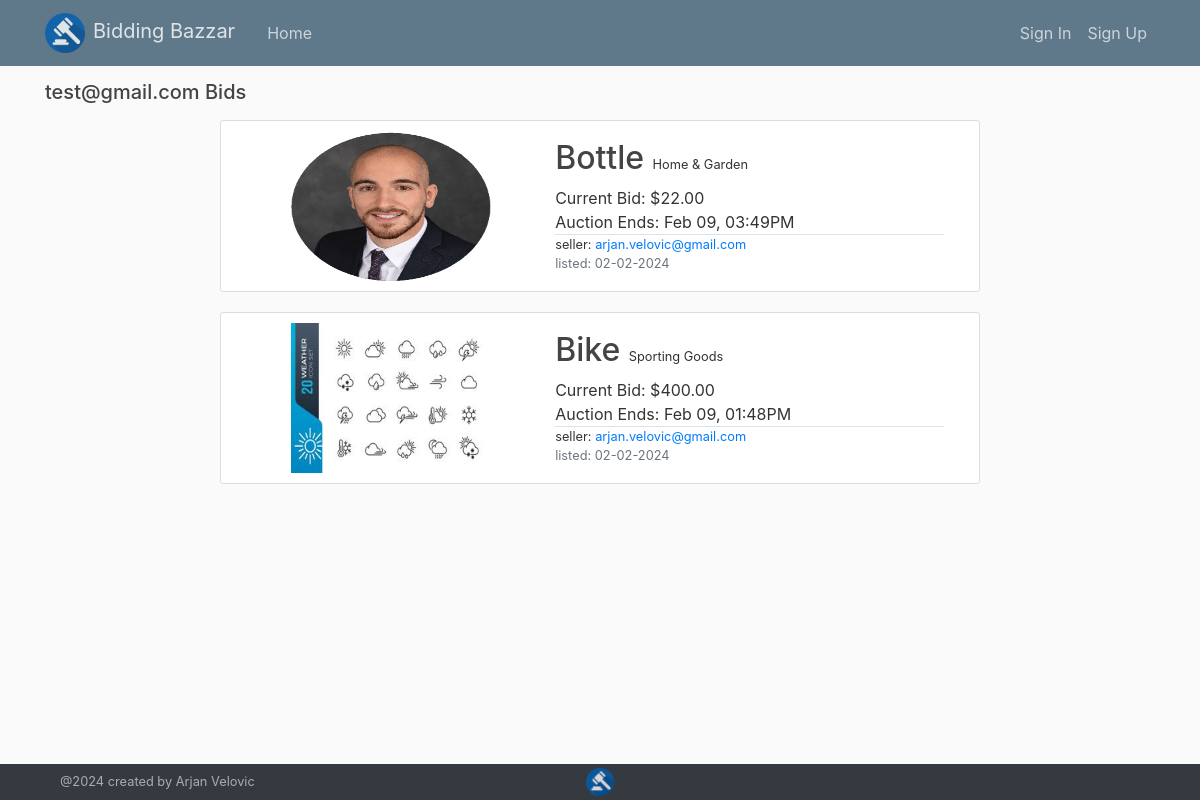
Page /bids/test@gmail.com on the earlier database version.
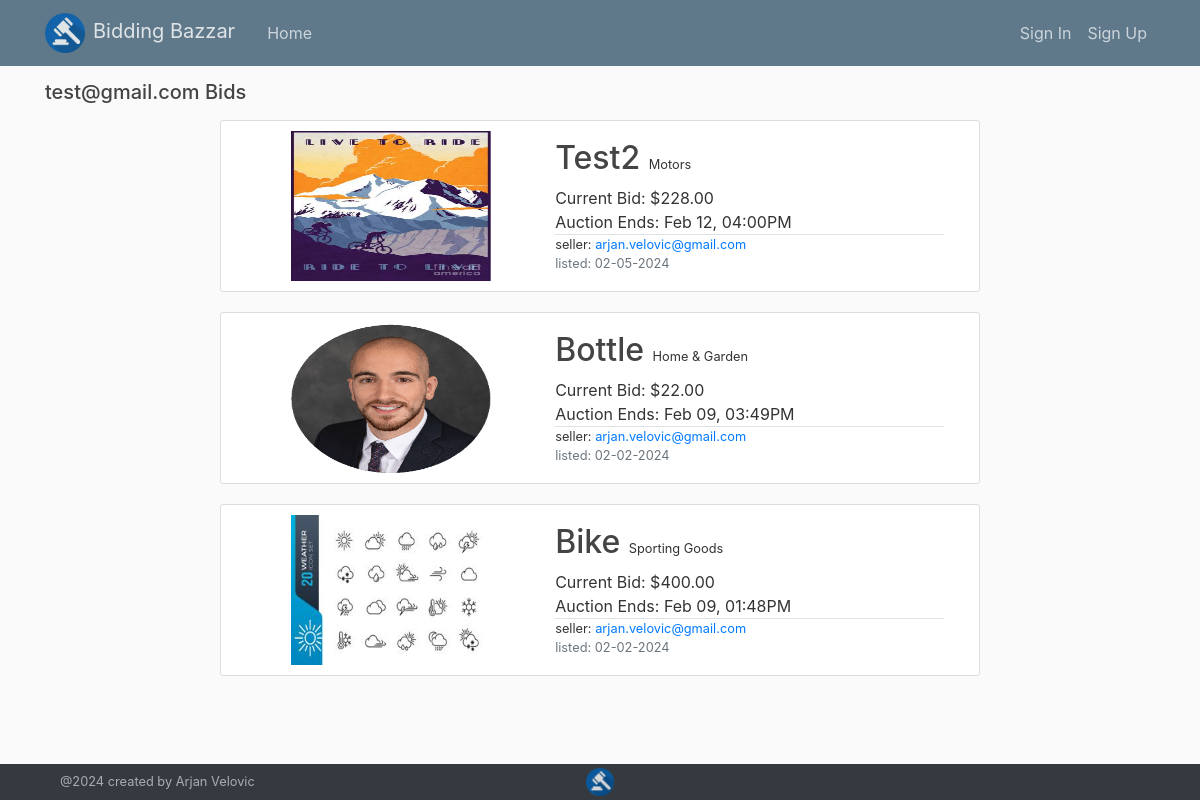
Same page on the later database version.
### flaskmarket/models.py (models this page shows, shortened)
class User(db.Model, UserMixin):
    id = db.Column(db.Integer, primary_key=True)
    firstname = db.Column(db.String(100), nullable=False)
    lastname = db.Column(db.String(100), nullable=False)
    address = db.Column(db.String(200), nullable=False)
    phonenumber = db.Column(db.String(20), nullable=False)
    email = db.Column(db.String(120), unique=True, nullable=False)
    image_file = db.Column(db.String(20), nullable=False, default='default.jpg')
    password = db.Column(db.String(60), nullable=False)
    datecreated = db.Column(db.DateTime, nullable=False, default=datetime.utcnow)
    posts = db.relationship('Item', backref='author', lazy=True)
    bids = db.relationship('Bid', backref='bidder', lazy=True)
    watching = db.relationship('Watchlist', backref='watcher', lazy=True)

class Bid(db.Model):
    id = db.Column(db.Integer, primary_key=True)
    bidvalue = db.Column(db.Numeric, nullable=False)
    bidtime = db.Column(db.DateTime, nullable=False, default=datetime.utcnow)
    item_id = db.Column(db.Integer, db.ForeignKey('item.id'), nullable=False)
    user_id = db.Column(db.Integer, db.ForeignKey('user.id'), nullable=False)

class Item(db.Model):
    id = db.Column(db.Integer, primary_key=True)
    title = db.Column(db.String(100), nullable=False)
    description = db.Column(db.Text, nullable=False)
    category = db.Column(db.String(100), nullable=False)
    image_file = db.Column(db.String(50), nullable=False, default='default2.jpg')
    price = db.Column(db.Numeric, nullable=False)
    seller = db.Column(db.Integer, db.ForeignKey('user.id'), nullable=False)
    listeddate = db.Column(db.DateTime, nullable=False, default=datetime.utcnow)
    enddate = db.Column(db.DateTime, nullable=False, default=datetime.utcnow)
    hasbuyer = db.Column(db.Boolean, nullable = False, default = False)
    bidinfo = db.relationship('Bid', backref='item', lazy=True)
    watches = db.relationship('Watchlist', backref='item', lazy=True)
    @hybrid_property
    def notactive(self):
        if datetime.utcnow() - timedelta(hours=5) >= self.enddate:
            return True
        else:
            return False

### flaskmarket/users/routes.py (the view)
@users.route("/bids/<string:email>")
def user_bids(email):
    user = User.query.filter_by(email=email).first_or_404()
    allbids = Bid.query.filter_by(bidder=user)\
        .order_by(Bid.bidtime.desc())
    bids = []
    for bid in allbids:
        if bid.item.notactive == False:
            bids.append(bid)
    if len(bids) == 0:
        return render_template('empty.html', user=user, keyword = 'bids', title='Bids')
    else:
        return render_template('user_bids.html', bids=bids, user=user, title='Bids')

### flaskmarket/templates/user_bids.html (shortened to what this page needs)
{% extends "layout.html" %}
{% block content %}
    {% if current_user == user %}
      <h5 class="mb-3">Your Bids</h5>
    {% else %}
      <h5 class="mb-3">{{ user.email }} Bids</h5>
    {% endif %}
    <div class="row justify-content-center">
      <div class="col-md-8">
      {% for bid in bids %}
      {% if bid.item.notactive == False%}
        <article class="content-section row align-items-center">
            <div class="col-5 d-flex justify-content-center">
              <img class="article-img2" src="{{ url_for('static', filename='item_pics/' + bid.item.image_file) }}">
            </div>
            <div class="col-7">
              <div class="mb-2">
                <a class="article-title h2 text-capitalize" href="{{ url_for('items.item', item_id=bid.item.id) }}">{{ bid.item.title }}</a>
                {% if bid.item.category != "None" %}
                <small class="ml-1 \text-muted">{{ bid.item.category }}</small>
                {% endif %}
              </div>
              {% if bid.item.notactive and bid.item.hasbuyer%}
                <div class="">Sold Price: ${{ bid.item.price|round(2) }}</div>
              {% elif bid.item.notactive and bid.item.hasbuyer == False %}
              <div class="">Price: ${{ bid.item.price|round(2) }}</div>
              {% elif bid.item.notactive == False %}
                <div class="">Current Bid: ${{ bid.item.price|round(2) }}</div>
              {% endif %}
              {% if bid.item.notactive%}
                <div class="">Ended: {{ bid.item.enddate.strftime('%h %d, %I:%M%p') }}</div>
              {% else %}
                <div class="">Auction Ends: {{ bid.item.enddate.strftime('%h %d, %I:%M%p') }}</div>
              {% endif %}
              <div class="border-top grid">
                <div class="small">seller: <a class="mr-2" href="{{ url_for('users.user_items', email=bid.item.author.email) }}">{{ bid.item.author.email }}</a></div>
                <div class="small text-muted">listed: {{ bid.item.listeddate.strftime('%m-%d-%Y') }}</div>
              </div>
            </div>
          </article>
        {% endif %}
        {% endfor %}
    </div>
  </div>
{% endblock content %}

### flaskmarket/templates/layout.html (shortened to what this page needs)
<!DOCTYPE html>
<html>
<head>
    <link rel="stylesheet" href="https://cdn.jsdelivr.net/npm/bootstrap@4.3.1/dist/css/bootstrap.min.css">
    <link rel="stylesheet" type="text/css" href="{{ url_for('static', filename='main.css') }}">
</head>
<body>
  <div id="page-container">
    <div id="content-wrap">
      <header class="site-header">
        <nav class="navbar navbar-expand-md navbar-dark bg-steel fixed-top">
          <div class="container">
            <a class="navbar-brand mr-4 navlogo" href="{{ url_for('main.home') }}">
              <img class="logo mr-2" src = "../static/MarketLogo.png"  alt="Logo">Bidding Bazzar</a>
            <div class="collapse navbar-collapse" id="navbarToggle">
              <div class="navbar-nav mr-auto">
                <a class="nav-item nav-link" href="{{ url_for('main.home') }}">Home</a>
              </div>
              <div class="navbar-nav">
                {% if current_user.is_authenticated %}
                <a class="nav-item nav-link" href="{{ url_for('items.new_item') }}">List Item</a>
                  <a class="nav-item nav-link" href="{{ url_for('users.account') }}">Account</a>
                  <a class="nav-item nav-link" href="{{ url_for('users.logout') }}">Sign Out</a>
                {% else %}
                  <a class="nav-item nav-link" href="{{ url_for('users.signin') }}">Sign In</a>
                  <a class="nav-item nav-link" href="{{ url_for('users.signup') }}">Sign Up</a>
                {% endif %}
              </div>
            </div>
          </div>
        </nav>
      </header>
      <div role="main" class="container">
        <div class="flex">
            {% block content %}{% endblock %}
        </div>
      </div>
    </div>
    <footer class = "footer d-flex bg-dark text-light justify-content-center align-items-center" id="footer">
      <div class="container row">
        <div class="col-4 d-flex align-items-center"><a class="small text-light footerlink" href="https://velovicportfolio.netlify.app/">@2024 created by Arjan Velovic</a></div>
        <div class="col-4 text-center my-1"><a href="{{ url_for('main.home') }}">
          <img class="logo2" src = "../static/MarketLogo.png"  alt="Logo"></a></div>
        <div class="col-4"></div>
      </div>
    </footer>
  </div>
</body>
</html>

### flaskmarket/static/main.css (style rules this page uses)
body { background: #fafafa; color: #333333; margin-top: 5rem; }
h1, h2, h3, h4, h5, h6 { color: #444444; }
.bg-steel { background-color: #5f788a; }
.site-header .navbar-nav .nav-link { color: #cbd5db; }
.content-section { background: #ffffff; padding: 10px 20px; border: 1px solid #dddddd; border-radius: 3px; margin-bottom: 20px; }
.article-title { color: #444444; }
.article-img2 { height: 150px; width: 200px; }
.logo { height: 40px; width: 40px; }
.logo2 { height: 28px; width: 28px; opacity: 80%; }
.footerlink { opacity: 60%; }
.navlogo { opacity: 80%; }
#page-container { position: relative; min-height: calc(100vh - 5rem); }
#content-wrap { padding-bottom: 2.5rem; }
#footer { position: absolute; bottom: 0; width: 100%; }

Differences in the rows shown:
now on this page (row edited): Bid: image_file (picture), item "Test2", item.category "Motors", item.price "228.00", item.enddate "Feb 12, 04:00PM", item.author.email "arjan.velovic@gmail.com", item.listeddate "02-05-2024"
